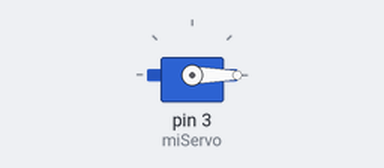
Simulated run of this sketch. Board: Arduino Uno, built with avr-gcc and run on an emulated ATmega328P. Shown: servo. What the sketch prints to the serial monitor is not drawn.

Above: at 0.05 s.
At 1.4 s:
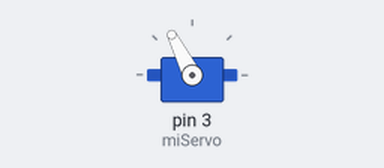
At 2.75 s:
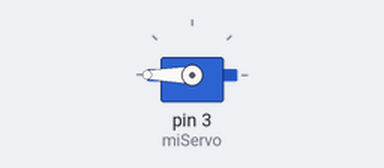
At 5.45 s:
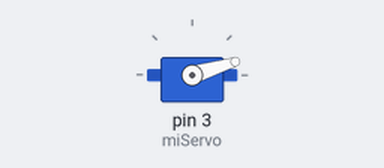
Timing chart, 0 to 7.3 s (numbered marks = the images above):
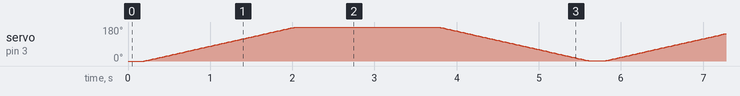

The sketch:

prueba_servo.ino
```cpp
#include <Servo.h> //  incluir la libreria que ya está por defecto en arduino

Servo miServo;   // esto es una variable tipo servo  miServo se puede cambiar por lo que uno quiera

int angulo = 0; //la posicion que queremos
int i = 1; //para controlar

void setup() {
  miServo.attach(3); //el cable datos se conecta allí
  Serial.begin(9600); //para ver el angulo
  miServo.write(0);
}

void loop() {

  if(i==1){
    angulo++;  // se le agrega 1 al angulo
  }
  else{
    angulo--;  // se le quita de a 1
  }

  Serial.println(angulo);

  if(angulo<=1) {     // cuando llega a 1 pone i en 1 para que empiece a subir
    angulo = 1;
    i = 1;
    delay(200);
  }

  if(angulo>=255) {    // cuando llega a 180 grados pone i en cero para que empiece a bajar
    angulo = 255;
    i = 0;
    delay(200);
  }

  miServo.write(angulo);
  delay(10);
}
```
